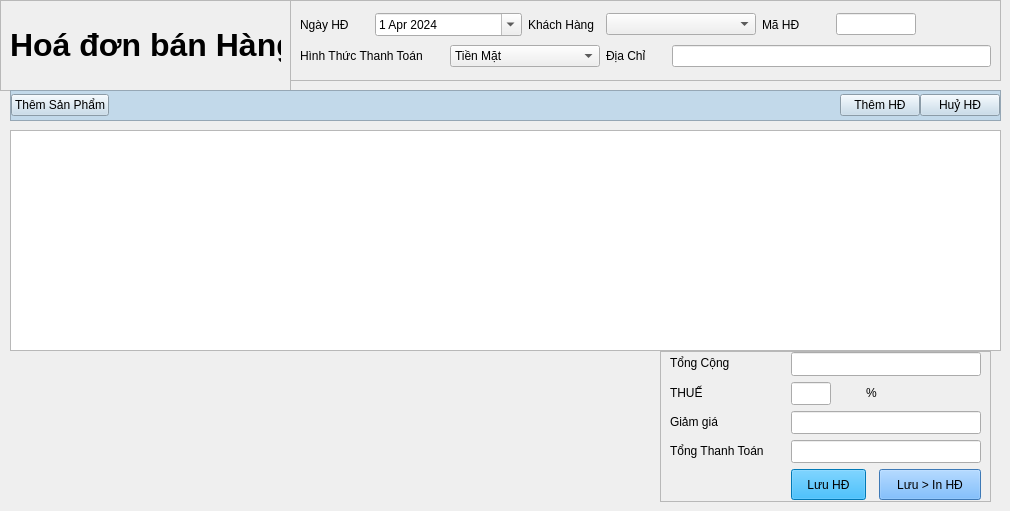
         <widget class="QWidget" name="oder_page">
          <widget class="QFrame" name="frame_6">
           <property name="geometry">
            <rect>
             <x>0</x>
             <y>0</y>
             <width>291</width>
             <height>91</height>
            </rect>
           </property>
           <property name="frameShape">
            <enum>QFrame::StyledPanel</enum>
           </property>
           <property name="frameShadow">
            <enum>QFrame::Raised</enum>
           </property>
           <layout class="QVBoxLayout" name="verticalLayout_4">
            <item>
             <widget class="QLabel" name="label_5">
              <property name="text">
               <string>&lt;html&gt;&lt;head/&gt;&lt;body&gt;&lt;p&gt;&lt;span style=&quot; font-size:24pt; font-weight:700;&quot;&gt;Hoá đơn bán Hàng&lt;/span&gt;&lt;/p&gt;&lt;/body&gt;&lt;/html&gt;</string>
              </property>
             </widget>
            </item>
           </layout>
          </widget>
          <widget class="QFrame" name="frame_7">
           <property name="geometry">
            <rect>
             <x>290</x>
             <y>0</y>
             <width>711</width>
             <height>81</height>
            </rect>
           </property>
           <property name="frameShape">
            <enum>QFrame::StyledPanel</enum>
           </property>
           <property name="frameShadow">
            <enum>QFrame::Raised</enum>
           </property>
           <layout class="QGridLayout" name="gridLayout">
            <item row="1" column="4">
             <widget class="QLabel" name="label_20">
              <property name="minimumSize">
               <size>
                <width>40</width>
                <height>0</height>
               </size>
              </property>
              <property name="maximumSize">
               <size>
                <width>60</width>
                <height>16777215</height>
               </size>
              </property>
              <property name="text">
               <string>Địa Chỉ </string>
              </property>
             </widget>
            </item>
            <item row="1" column="5" colspan="4">
             <widget class="QLineEdit" name="order_address_customer">
              <property name="minimumSize">
               <size>
                <width>200</width>
                <height>0</height>
               </size>
              </property>
             </widget>
            </item>
            <item row="1" column="0" colspan="2">
             <widget class="QLabel" name="label_21">
              <property name="text">
               <string>Hình Thức Thanh Toán</string>
              </property>
             </widget>
            </item>
            <item row="0" column="4" colspan="2">
             <widget class="QComboBox" name="oder_Cbb_Customer">
              <property name="minimumSize">
               <size>
                <width>150</width>
                <height>0</height>
               </size>
              </property>
             </widget>
            </item>
            <item row="1" column="2" colspan="2">
             <widget class="QComboBox" name="payment_method_cbb">
              <property name="minimumSize">
               <size>
                <width>150</width>
                <height>0</height>
               </size>
              </property>
              <item>
               <property name="text">
                <string>Tiền Mặt</string>
               </property>
              </item>
              <item>
               <property name="text">
                <string>Chuyển Khoản</string>
               </property>
              </item>
              <item>
               <property name="text">
                <string>Công Nợ</string>
               </property>
              </item>
              <item>
               <property name="text">
                <string>Khác</string>
               </property>
              </item>
             </widget>
            </item>
            <item row="0" column="0">
             <widget class="QLabel" name="label_17">
              <property name="text">
               <string>Ngày HĐ</string>
              </property>
             </widget>
            </item>
            <item row="0" column="1" colspan="2">
             <widget class="QDateEdit" name="dateEdit_date_oder">
              <property name="calendarPopup">
               <bool>true</bool>
              </property>
              <property name="timeSpec">
               <enum>Qt::LocalTime</enum>
              </property>
              <property name="date">
               <date>
                <year>2024</year>
                <month>4</month>
                <day>1</day>
               </date>
              </property>
             </widget>
            </item>
            <item row="0" column="3">
             <widget class="QLabel" name="label_19">
              <property name="text">
               <string>Khách Hàng</string>
              </property>
             </widget>
            </item>
            <item row="0" column="6">
             <widget class="QLabel" name="label_idOder">
              <property name="text">
               <string>Mã HĐ</string>
              </property>
             </widget>
            </item>
            <item row="0" column="7">
             <widget class="QLineEdit" name="lineEdit_oder">
              <property name="minimumSize">
               <size>
                <width>40</width>
                <height>0</height>
               </size>
              </property>
              <property name="maximumSize">
               <size>
                <width>80</width>
                <height>16777215</height>
               </size>
              </property>
             </widget>
            </item>
           </layout>
          </widget>
          <widget class="QFrame" name="frame_8">
           <property name="geometry">
            <rect>
             <x>10</x>
             <y>90</y>
             <width>991</width>
             <height>31</height>
            </rect>
           </property>
           <property name="styleSheet">
            <string notr="true">background-color: rgb(194, 217, 234);</string>
           </property>
           <property name="frameShape">
            <enum>QFrame::StyledPanel</enum>
           </property>
           <property name="frameShadow">
            <enum>QFrame::Raised</enum>
           </property>
           <layout class="QHBoxLayout" name="horizontalLayout_5">
            <property name="spacing">
             <number>0</number>
            </property>
            <property name="leftMargin">
             <number>0</number>
            </property>
            <property name="topMargin">
             <number>0</number>
            </property>
            <property name="rightMargin">
             <number>0</number>
            </property>
            <property name="bottomMargin">
             <number>0</number>
            </property>
            <item>
             <widget class="QPushButton" name="btn_addOderDetailProduct">
              <property name="text">
               <string>Thêm Sản Phẩm</string>
              </property>
             </widget>
            </item>
            <item>
             <spacer name="horizontalSpacer_6">
              <property name="orientation">
               <enum>Qt::Horizontal</enum>
              </property>
              <property name="sizeHint" stdset="0">
               <size>
                <width>500</width>
                <height>20</height>
               </size>
              </property>
             </spacer>
            </item>
            <item>
             <widget class="QPushButton" name="btn_addOder">
              <property name="text">
               <string>Thêm HĐ</string>
              </property>
             </widget>
            </item>
            <item>
             <widget class="QPushButton" name="btn_delOder">
              <property name="text">
               <string>Huỷ HĐ</string>
              </property>
             </widget>
            </item>
           </layout>
          </widget>
          <widget class="QTableWidget" name="table_oderDetail">
           <property name="geometry">
            <rect>
             <x>10</x>
             <y>130</y>
             <width>991</width>
             <height>221</height>
            </rect>
           </property>
          </widget>
          <widget class="QFrame" name="frame_9">
           <property name="geometry">
            <rect>
             <x>660</x>
             <y>351</y>
             <width>331</width>
             <height>151</height>
            </rect>
           </property>
           <property name="frameShape">
            <enum>QFrame::StyledPanel</enum>
           </property>
           <property name="frameShadow">
            <enum>QFrame::Raised</enum>
           </property>
           <widget class="QLineEdit" name="lineE_discount">
            <property name="geometry">
             <rect>
              <x>131</x>
              <y>60</y>
              <width>190</width>
              <height>23</height>
             </rect>
            </property>
           </widget>
           <widget class="QLabel" name="label_25">
            <property name="geometry">
             <rect>
              <x>10</x>
              <y>60</y>
              <width>60</width>
              <height>22</height>
             </rect>
            </property>
            <property name="text">
             <string>Giảm giá</string>
            </property>
           </widget>
           <widget class="QLineEdit" name="lineE_totalPayment">
            <property name="geometry">
             <rect>
              <x>131</x>
              <y>89</y>
              <width>190</width>
              <height>23</height>
             </rect>
            </property>
           </widget>
           <widget class="QLineEdit" name="lineE_subtotal">
            <property name="geometry">
             <rect>
              <x>131</x>
              <y>1</y>
              <width>190</width>
              <height>24</height>
             </rect>
            </property>
           </widget>
           <widget class="QLabel" name="label_26">
            <property name="geometry">
             <rect>
              <x>10</x>
              <y>89</y>
              <width>121</width>
              <height>22</height>
             </rect>
            </property>
            <property name="text">
             <string>Tổng Thanh Toán </string>
            </property>
           </widget>
           <widget class="QLabel" name="label_23">
            <property name="geometry">
             <rect>
              <x>10</x>
              <y>31</y>
              <width>38</width>
              <height>22</height>
             </rect>
            </property>
            <property name="text">
             <string>THUẾ</string>
            </property>
           </widget>
           <widget class="QLabel" name="label_24">
            <property name="geometry">
             <rect>
              <x>206</x>
              <y>31</y>
              <width>16</width>
              <height>22</height>
             </rect>
            </property>
            <property name="text">
             <string>%</string>
            </property>
           </widget>
           <widget class="QLineEdit" name="lineE_Tax">
            <property name="geometry">
             <rect>
              <x>131</x>
              <y>31</y>
              <width>40</width>
              <height>23</height>
             </rect>
            </property>
            <property name="maximumSize">
             <size>
              <width>40</width>
              <height>16777215</height>
             </size>
            </property>
           </widget>
           <widget class="QLabel" name="label_22">
            <property name="geometry">
             <rect>
              <x>10</x>
              <y>1</y>
              <width>76</width>
              <height>22</height>
             </rect>
            </property>
            <property name="text">
             <string>Tổng Cộng</string>
            </property>
           </widget>
           <widget class="QPushButton" name="btn_saveOder">
            <property name="geometry">
             <rect>
              <x>131</x>
              <y>118</y>
              <width>75</width>
              <height>31</height>
             </rect>
            </property>
            <property name="styleSheet">
             <string notr="true">background-color: rgb(0, 170, 255);</string>
            </property>
            <property name="text">
             <string>Lưu HĐ</string>
            </property>
           </widget>
           <widget class="QPushButton" name="saveOderAndPayment">
            <property name="geometry">
             <rect>
              <x>219</x>
              <y>118</y>
              <width>102</width>
              <height>31</height>
             </rect>
            </property>
            <property name="styleSheet">
             <string notr="true">background-color: rgb(85, 170, 255);</string>
            </property>
            <property name="text">
             <string>Lưu &gt; In HĐ</string>
            </property>
           </widget>
          </widget>
         </widget>
